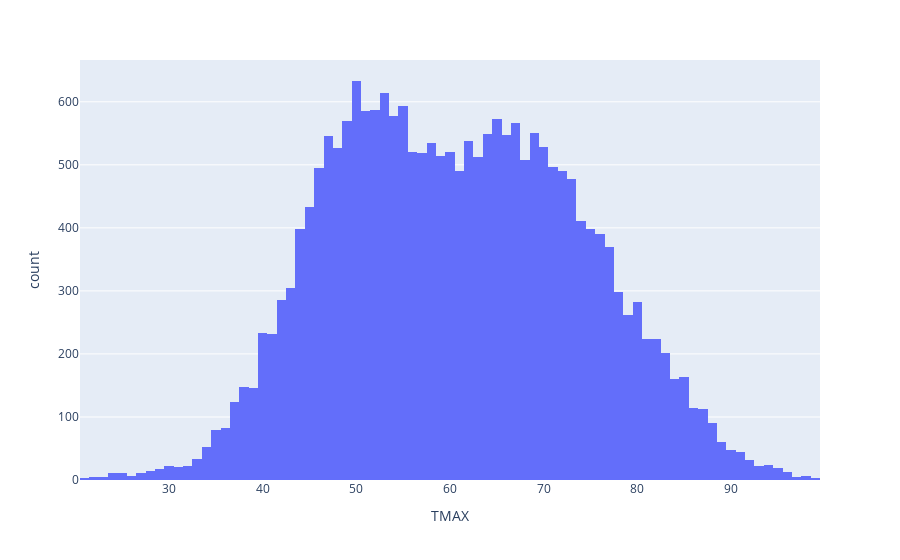

This figure's notebook cell:
### Code cell
fig = px.histogram(df, x='TMAX')
fig.show()

### Figure 1 — Plotly figure (JSON) as saved in the notebook; plotly's stock layout.template omitted (floating-point values rounded to 4 significant figures; data arrays with more than 128 entries replaced by an {"elided": "..."} marker saying what was removed)
{"data": [{"alignmentgroup": "True", "bingroup": "x", "hovertemplate": "TMAX=%{x}<br>count=%{y}<extra></extra>", "legendgroup": "", "marker": {"color": "#636efa", "pattern": {"shape": ""}}, "name": "", "offsetgroup": "", "orientation": "v", "showlegend": false, "type": "histogram", "x": {"elided": "21846 int values"}, "xaxis": "x", "yaxis": "y"}], "layout": {"autosize": true, "barmode": "relative", "legend": {"tracegroupgap": 0}, "margin": {"t": 60}, "xaxis": {"anchor": "y", "autorange": true, "domain": [0, 1], "range": [20.5, 99.5], "title": {"text": "TMAX"}, "type": "linear"}, "yaxis": {"anchor": "x", "autorange": true, "domain": [0, 1], "range": [0, 666.3], "title": {"text": "count"}}}}
